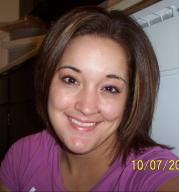
#> input picture data/genki4k/files/original/file0073.jpg, 179 x 192 px; its folder holds only this picture in this run
$ python facepipeline.py
#> lines starting #> are read from the running program, lines starting #| are printed output that depends on the picture
import numpy as np
import cv2
import os
from PIL import Image

# pretrained classifiers for face and eyes
face_cascade = cv2.CascadeClassifier('haarcascade_frontalface_alt.xml')

def face_detection(og_path, cropped_dir):
    '''
        retrieves img and finds the faces in the image as a rectangle (assumes only one face)
    '''
#> called with og_path = '../data/genki4k/files/original', cropped_dir = '../data/genki4k/files/cropped'
    # get list of image files
    og_imgs = sorted(os.listdir(og_path))

    for i, img in enumerate(og_imgs):
        curr_path = os.path.join(og_path, img)
        og = Image.open(curr_path).convert('LA')
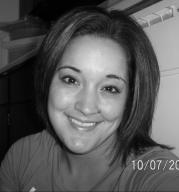
#> og: PIL image 179x192 LA; mean R, G, B, A 88.8, 88.8, 88.8, 255

        numpy_image = cv2.imread(curr_path)

        # find face in images
        # if face found, returns the position of detected faces as a rectangle (x, y, w, h)
        faces = face_cascade.detectMultiScale(numpy_image, 1.3, 5)
#> faces = [[37, 42, 108, 108]]

        filename = 'cropped_' + img[:-4] + '.png'
        write_path = os.path.join(cropped_dir, filename)
        if len(faces) != 0:
            # if face is found
            for face in faces:
                cropped_img = img_crop(og, faces[0])
                cropped_img.save(write_path)
#> this loop made 1 pass
#> (x in img_crop, y in img_crop, w in img_crop, h in img_crop, crop_box in img_crop) on pass 1: (37, 42, 108, 108, (37, 42, 145, 150))
#> pass 1, in face_detection, `cropped_img = img_crop(og, faces[0])`:
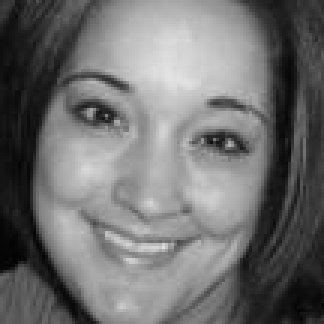
#> cropped_img: PIL image 108x108 LA (shown 3 times larger); mean R, G, B, A 111.7, 111.7, 111.7, 255
                # c(write_path, cropped_img)
        else:
            # write original image
            og.save(write_path)


def img_crop(og_img, face):
    x = face[0]
    y = face[1]
    w = face[2]
    h = face[3]

    # define cropping area: (left, upper, right, lower)
    crop_box = (x, y, x + w, y + h)

    return og_img.crop(crop_box)

def main():
    og_dir = '../data/genki4k/files/original'
    cropped_dir = '../data/genki4k/files/cropped'
    face_detection(og_dir, cropped_dir)


if __name__ == '__main__':
    main()

$ run again, on data/genki4k/files/original/file0319.jpg
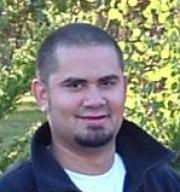
#> input picture data/genki4k/files/original/file0319.jpg, 180 x 192 px
#> in face_detection, `og = Image.open(curr_path).convert('LA')`:
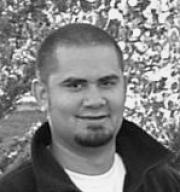
#> og: PIL image 180x192 LA; mean R, G, B, A 127.3, 127.3, 127.3, 255
#> faces = [[48, 51, 86, 86]]
#> the loop in face_detection, `for face in faces:` made 1 pass
#> (x in img_crop, y in img_crop, w in img_crop, h in img_crop, crop_box in img_crop) on pass 1: (48, 51, 86, 86, (48, 51, 134, 137))
#> pass 1, in face_detection, `cropped_img = img_crop(og, faces[0])`:
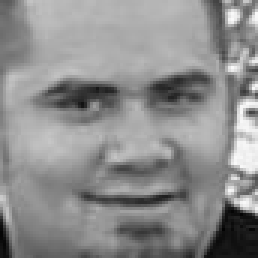
#> cropped_img: PIL image 86x86 LA (shown 3 times larger); mean R, G, B, A 141.1, 141.1, 141.1, 255

$ run again, on data/genki4k/files/original/file0324.jpg
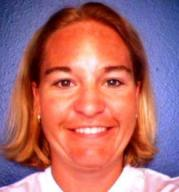
#> input picture data/genki4k/files/original/file0324.jpg, 179 x 192 px
#> in face_detection, `og = Image.open(curr_path).convert('LA')`:
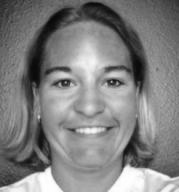
#> og: PIL image 179x192 LA; mean R, G, B, A 128.1, 128.1, 128.1, 255
#> faces = [[34, 40, 112, 112]]
#> the loop in face_detection, `for face in faces:` made 1 pass
#> (x in img_crop, y in img_crop, w in img_crop, h in img_crop, crop_box in img_crop) on pass 1: (34, 40, 112, 112, (34, 40, 146, 152))
#> pass 1, in face_detection, `cropped_img = img_crop(og, faces[0])`:
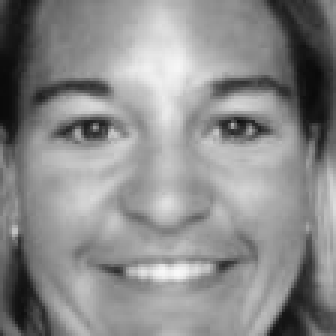
#> cropped_img: PIL image 112x112 LA (shown 3 times larger); mean R, G, B, A 138.8, 138.8, 138.8, 255

$ run again, on data/genki4k/files/original/file0328.jpg
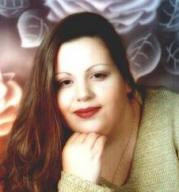
#> input picture data/genki4k/files/original/file0328.jpg, 179 x 192 px
#> in face_detection, `og = Image.open(curr_path).convert('LA')`:
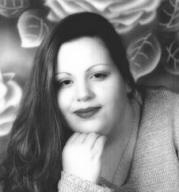
#> og: PIL image 179x192 LA; mean R, G, B, A 128.8, 128.8, 128.8, 255
#> faces = [[40, 43, 89, 89]]
#> the loop in face_detection, `for face in faces:` made 1 pass
#> (x in img_crop, y in img_crop, w in img_crop, h in img_crop, crop_box in img_crop) on pass 1: (40, 43, 89, 89, (40, 43, 129, 132))
#> pass 1, in face_detection, `cropped_img = img_crop(og, faces[0])`:
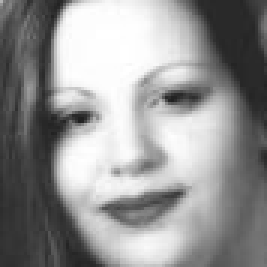
#> cropped_img: PIL image 89x89 LA (shown 3 times larger); mean R, G, B, A 147.4, 147.4, 147.4, 255

$ run again, on data/genki4k/files/original/file0092.jpg
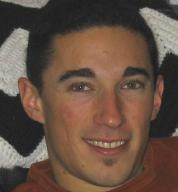
#> input picture data/genki4k/files/original/file0092.jpg, 178 x 192 px
#> in face_detection, `og = Image.open(curr_path).convert('LA')`:
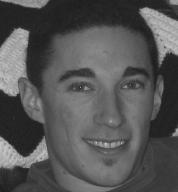
#> og: PIL image 178x192 LA; mean R, G, B, A 85.1, 85.1, 85.1, 255
#> faces = [[43, 40, 125, 125]]
#> the loop in face_detection, `for face in faces:` made 1 pass
#> (x in img_crop, y in img_crop, w in img_crop, h in img_crop, crop_box in img_crop) on pass 1: (43, 40, 125, 125, (43, 40, 168, 165))
#> pass 1, in face_detection, `cropped_img = img_crop(og, faces[0])`:
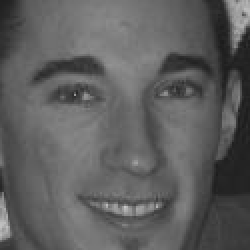
#> cropped_img: PIL image 125x125 LA (shown 2 times larger); mean R, G, B, A 94.4, 94.4, 94.4, 255
